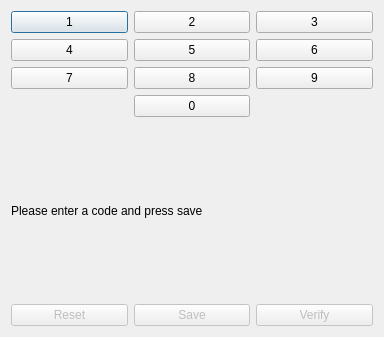
<?xml version="1.0" encoding="UTF-8"?>
<ui version="4.0">
 <class>Dialog</class>
 <widget class="QDialog" name="Dialog">
  <property name="geometry">
   <rect>
    <x>0</x>
    <y>0</y>
    <width>384</width>
    <height>337</height>
   </rect>
  </property>
  <property name="windowTitle">
   <string>Dialog</string>
  </property>
  <layout class="QVBoxLayout" name="verticalLayout">
   <item>
    <layout class="QGridLayout" name="gridLayout">
     <item row="0" column="0">
      <widget class="QPushButton" name="btnOne">
       <property name="text">
        <string>1</string>
       </property>
      </widget>
     </item>
     <item row="0" column="1">
      <widget class="QPushButton" name="btnTwo">
       <property name="text">
        <string>2</string>
       </property>
      </widget>
     </item>
     <item row="0" column="2">
      <widget class="QPushButton" name="btnThree">
       <property name="text">
        <string>3</string>
       </property>
      </widget>
     </item>
     <item row="1" column="0">
      <widget class="QPushButton" name="btnFour">
       <property name="text">
        <string>4</string>
       </property>
      </widget>
     </item>
     <item row="1" column="1">
      <widget class="QPushButton" name="btnFive">
       <property name="text">
        <string>5</string>
       </property>
      </widget>
     </item>
     <item row="1" column="2">
      <widget class="QPushButton" name="btnSix">
       <property name="text">
        <string>6</string>
       </property>
      </widget>
     </item>
     <item row="2" column="0">
      <widget class="QPushButton" name="btnSeven">
       <property name="text">
        <string>7</string>
       </property>
      </widget>
     </item>
     <item row="2" column="1">
      <widget class="QPushButton" name="btnEight">
       <property name="text">
        <string>8</string>
       </property>
      </widget>
     </item>
     <item row="2" column="2">
      <widget class="QPushButton" name="btnNine">
       <property name="text">
        <string>9</string>
       </property>
      </widget>
     </item>
     <item row="3" column="1">
      <widget class="QPushButton" name="btnZero">
       <property name="text">
        <string>0</string>
       </property>
      </widget>
     </item>
    </layout>
   </item>
   <item>
    <widget class="QLabel" name="lblNotify">
     <property name="text">
      <string>Please enter a code and press save</string>
     </property>
    </widget>
   </item>
   <item>
    <layout class="QHBoxLayout" name="horizontalLayout">
     <item>
      <widget class="QPushButton" name="btnReset">
       <property name="enabled">
        <bool>false</bool>
       </property>
       <property name="text">
        <string>Reset</string>
       </property>
      </widget>
     </item>
     <item>
      <widget class="QPushButton" name="btnSave">
       <property name="enabled">
        <bool>false</bool>
       </property>
       <property name="text">
        <string>Save</string>
       </property>
      </widget>
     </item>
     <item>
      <widget class="QPushButton" name="btnVerify">
       <property name="enabled">
        <bool>false</bool>
       </property>
       <property name="text">
        <string>Verify</string>
       </property>
      </widget>
     </item>
    </layout>
   </item>
  </layout>
 </widget>
 <resources/>
 <connections/>
</ui>
